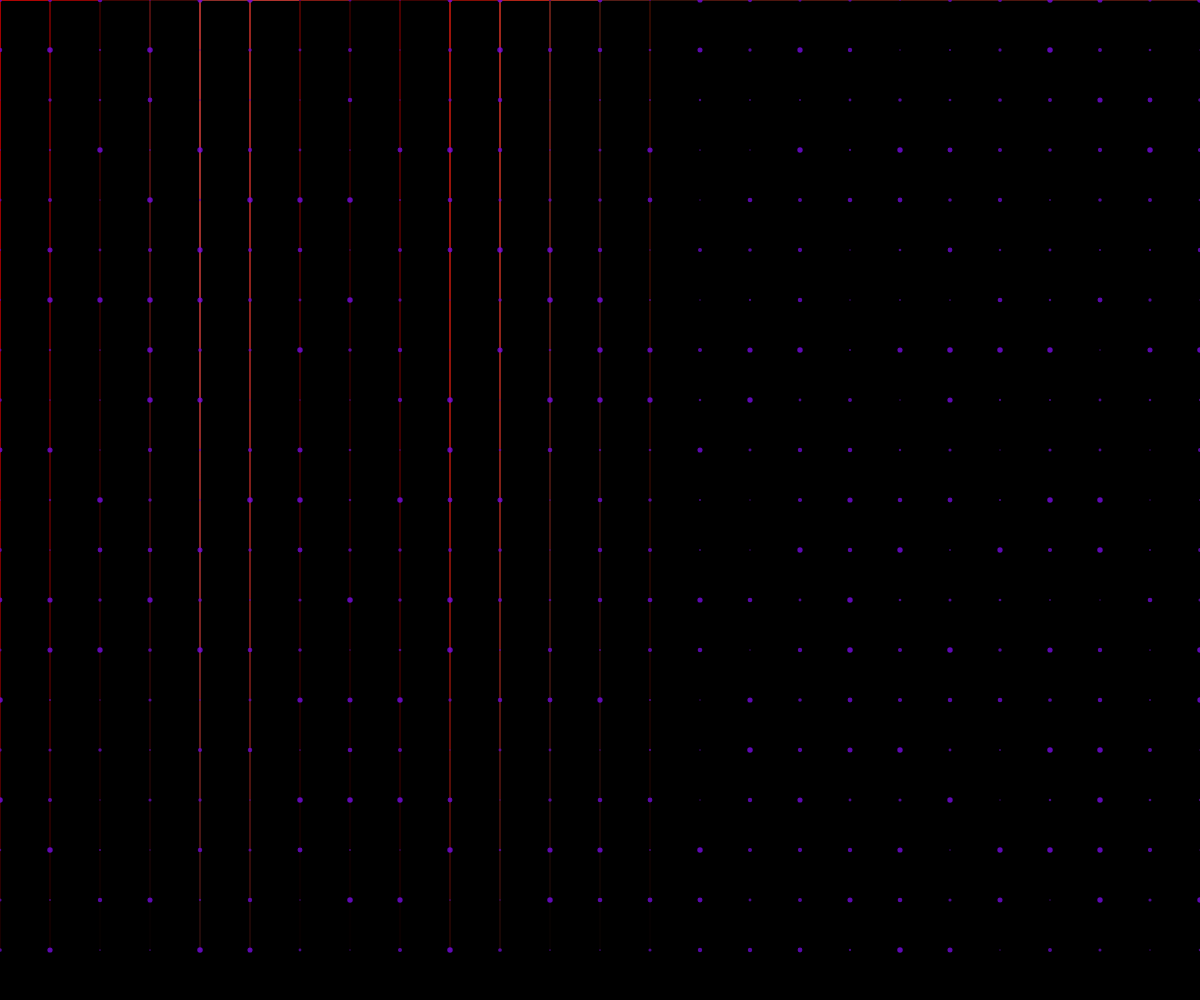
Frame 1 (no input)
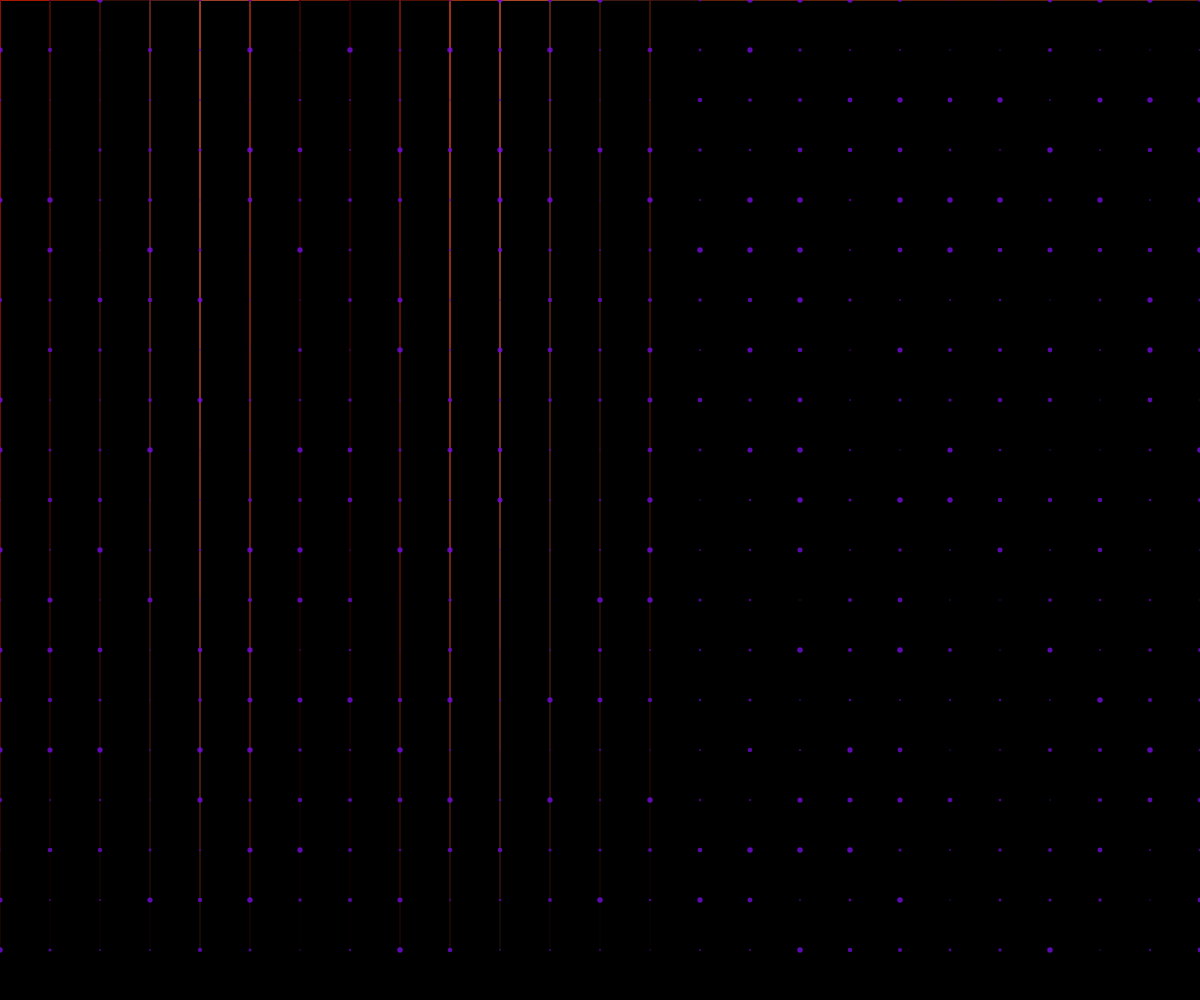
Frame 60 (no input)
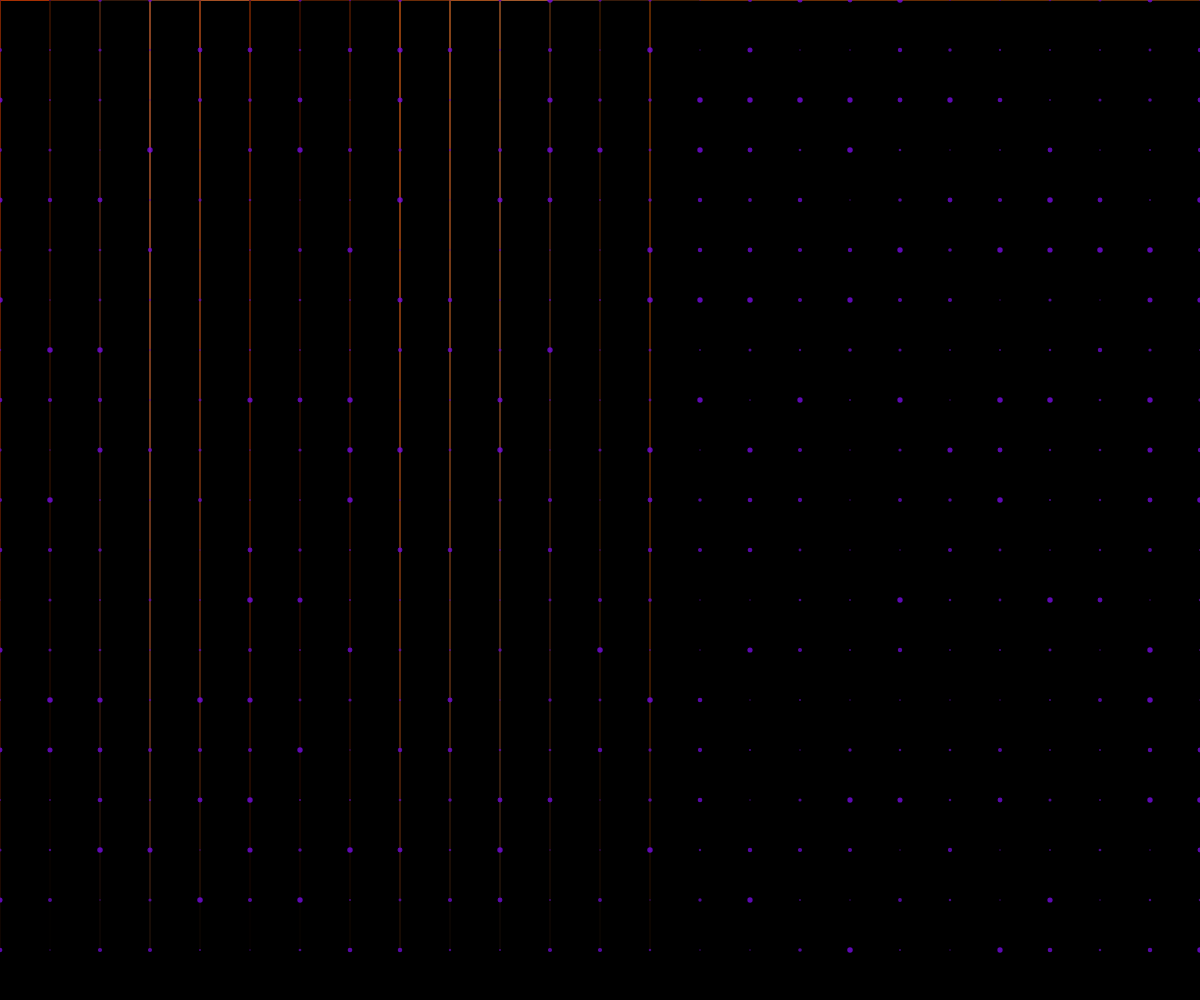
Frame 120 (the mouse pressed at the canvas centre since frame 60)

The p5.js sketch that drew these frames (run headless with seeded random() and noise() and a simulated clock; from frame 60 on, the mouse is pressed at the canvas centre):

// p5.js sketch
// ── sketch.js
let nodes = [];
let connections = [];
let time = 0;

function setup() {
  createCanvas(windowWidth, windowHeight);
  colorMode(HSB, 360, 100, 100, 1);
  
  // Create nodes in a regular grid pattern
  const nodeCount = 1200;
  const spacing = 50;
  const halfWidth = width / 2;
  const halfHeight = height / 2;
  
  for (let i = 0; i < nodeCount; i++) {
    const x = (i % 60 - 30) * spacing;
    const y = floor(i / 60) * spacing;
    
    nodes.push({ 
      x, 
      y, 
      phase: random(TWO_PI)
    });
  }

  // Create horizontal and vertical connections only
  const maxConnections = 2500;
  let totalConnections = 0;

  for (let i = 0; i < nodes.length && totalConnections < maxConnections; i++) {
    const node = nodes[i];
    
    // Connect to nearby nodes in same row or column
    for (let j = i + 1; j < nodes.length && totalConnections < maxConnections; j++) {
      const otherNode = nodes[j];
      
      // Only connect horizontally or vertically
      if (node.x === otherNode.x || node.y === otherNode.y) {
        connections.push({ a: i, b: j });
        totalConnections++;
      }
    }
  }
}

function draw() {
  background(0);
  time += 0.01;

  // Draw all connections at once
  strokeWeight(0.6);
  
  beginShape(LINES);
  for (let i = 0; i < connections.length; i++) {
    const c = connections[i];
    const a = nodes[c.a];
    const b = nodes[c.b];
    
    // Pulsing glow effect based on phase
    const pulseA = sin(time * 2 + a.phase) * 0.4 + 0.6;
    const pulseB = sin(time * 2 + b.phase) * 0.4 + 0.6;
    
    // Average pulse for the connection
    const avgPulse = (pulseA + pulseB) / 2;
    
    // Color based on position and time
    const hue = (time * 15 + a.x * 0.01 + a.y * 0.01) % 360;
    const sat = 85 + sin(time + i * 0.02) * 15;
    const bright = 45 + sin(time * 0.7 + i * 0.03) * 25;
    
    stroke(hue, sat, bright, avgPulse * 0.7);
    
    vertex(a.x, a.y);
    vertex(b.x, b.y);
  }
  endShape();

  // Draw nodes with asynchronous violet pulse
  noStroke();
  for (let i = 0; i < nodes.length; i++) {
    const n = nodes[i];
    
    const pulse = sin(time * 2 + n.phase) * 0.5 + 0.5;
    const size = 1.5 + pulse * 4;
    
    // Use a deep violet color for all nodes
    const hue = 270; // Deep violet
    const sat = 95;
    const bright = 60 + pulse * 30;
    
    fill(hue, sat, bright, 0.8);
    ellipse(n.x, n.y, size);
  }
}

function windowResized() {
  resizeCanvas(windowWidth, windowHeight);
}
